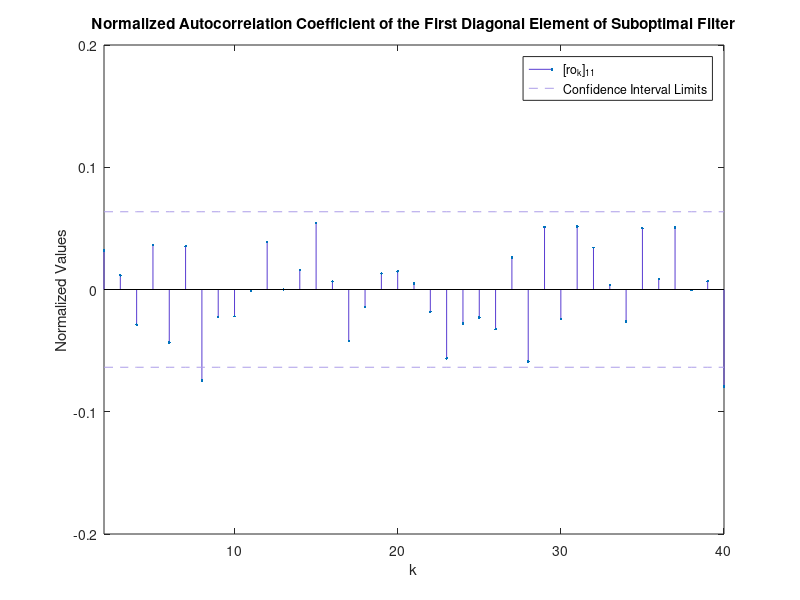
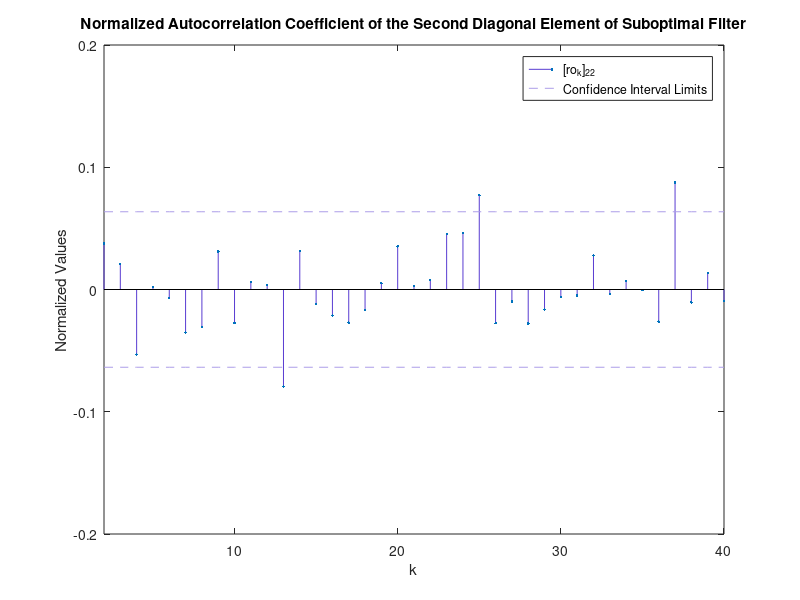

These charts were generated, in order, by the following MATLAB code: (Note: this script raises an error after producing the figures.)
clc
clear 
close all

%Given Information:
phi = [0.75 -1.74 -0.3 0 -0.15; 0.09 0.91 -0.0015 0 -0.008; 0 0 0.95 0 0; 0 0 0 0.55 0; 0 0 0 0 0.905];%Transition Matrix
gamma = [0 0 0; 0 0 0; 24.64 0 0; 0 0.835 0; 0 0 1.83];%Input Matrix
H = [1 0 0 0 1; 0 1 0 1 0];%Output Matrix
Q0 = [0.25 0 0; 0 0.5 0; 0 0 0.75];%Initial Value of Input Covariance Matrix
R0 = [0.4 0; 0 0.6];%Initial Value of Noise Covariance Matrix
N = 950;%Number of Samples
M0 = 1000 * eye(5);%Initial Value of Error Covariance Matrix

%Input Vector's Attributes and Simulation:
meanU = [0; 0; 0];
sigmaU = eye(3);
u = mvnrnd(meanU, sigmaU, N);
u = u.';

%Noise Vector's Attributes and Simulation:
meanV = [0; 0];
sigmaV = eye(2);
v = mvnrnd(meanV, sigmaV, N);
v = v.';

%Initial State:
x0 = normrnd(0, 1, [5,1]);

%State and Measurement Simulation:
x = zeros(5,N);%State Vector
x(:,1) = x0;
z = zeros(2,N);%Measurement Vector
for i=1:N-1
    x(:,i+1) = phi * x(:,i) + gamma * u(:,i);
    z(:,i) = H * x(:,i) + v(:,i);
end

%Suboptimal Kalman Filter:
M = M0;
R = R0;
Q = Q0;
xHat = zeros(5,N);%State Estimator
nu = zeros(2,N);%Innovation Sequence

%Kalman Filter's Updating Equations:
for i=1:N-1
   K = M * (H.')/(H*M*(H.')+R);
   M = phi * (M - K*H*M) * (phi.') + gamma * Q * (gamma.');
   nu(:,i) = z(:,i) - H * xHat(:,i);
   xHat(:,i+1) = phi * (xHat(:,i)+ K * z(:,i) - K * H * xHat(:,i));
end

%Calculating the Approximation of Autocorrelation of Innovation Sequence:
CHatDiag = zeros(40,2);
for k = 1:40
   temp = zeros(2);
   for i = k:N
       temp = temp + nu(:,i) * nu(:,i-k+1).';
   end
   CHatDiag(k,1) = (1/N) * temp(1,1);
   CHatDiag(k,2) = (1/N) * temp(2,2);
end

%ro Calculations for Different Values of k:
ro = zeros(40,2);
ro(:,1) = CHatDiag(:,1)/CHatDiag(1,1);%Normalized Autocorrelation Coefficient of the First Diagonal Element
ro(:,2) = CHatDiag(:,2)/CHatDiag(1,2);%Normalized Autocorrelation Coefficient of the Second Diagonal Element

%First Diagonal Element:
figure
myColor1 = [88 59 209]/255;
myColor2 = [172 157 232]/255;
stem(2:40, ro(2:end,1),'.' ,'Color', myColor1);
hold on
plot(2:40, 1.96/sqrt(N)*ones(39,1), '--', 'Color', myColor2);%95 Percent Confidence Upper Limit
plot(2:40, -1.96/sqrt(N)*ones(39,1), '--', 'Color', myColor2);%95 Percent Confidence Lower Limit
xlim([2 40]);
ylim([-0.2 0.2]);
xlabel('k');
ylabel('Normalized Values');
legend('[ro_k]_1_1', 'Confidence Interval Limits');
title("Normalized Autocorrelation Coefficient of the First Diagonal Element of Suboptimal Filter"); 

%Number of Samples Outside 95 Percent Confidence Interval:
counter = 0;
for i=1:40
    if abs(ro(i,1)) > 1.96/sqrt(N)
       counter = counter + 1; 
    end
end
fprintf('The number of samples outside 95 percent confidence interval for the first diagonal element of suboptimal filter is %d \n',counter);

%Second Diagonal Element:
figure
stem(2:40, ro(2:end,2),'.' ,'Color', myColor1);
hold on
plot(2:40, 1.96/sqrt(N)*ones(39,1), '--', 'Color', myColor2);%95 Percent Confidence Upper Limit
plot(2:40, -1.96/sqrt(N)*ones(39,1), '--', 'Color', myColor2);%95 Percent Confidence Lower Limit
xlim([2 40]);
ylim([-0.2 0.2]);
xlabel('k');
ylabel('Normalized Values');
legend('[ro_k]_2_2', 'Confidence Interval Limits');
title("Normalized Autocorrelation Coefficient of the Second Diagonal Element of Suboptimal Filter"); 

%Number of Samples Outside 95 Percent Confidence Interval:
counter = 0;
for i=1:40
    if abs(ro(i,2)) > 1.96/sqrt(N)
       counter = counter + 1; 
    end
end
fprintf('The number of samples outside 95 percent confidence interval for the second diagonal element of suboptimal filter is %d \n',counter);

%%
%Calculating Approximarion of Q and R for the Same Batch of Data:
syms q1Hat q2Hat q3Hat left1 left2 left3 right1 right2 right3

%Initial Values:
M = M0;
R = R0;
Q = Q0;

r1 = zeros(4,1);
r2 = zeros(4,1);
q1 = zeros(4,1);
q2 = zeros(4,1);
q3 = zeros(4,1);
L = zeros(4,1);
estiMSE = zeros(4,1);
MSE = zeros(4,1);

leftEquations = [left1; left2; left3];
rightEquations = [right1; right2; right3];

%Iteration on the Same Data Batch 
for iter=1:4
   
    xHat = zeros(5,N);%State Estimator
    nu = zeros(2,N);%Innovation Sequence
    %Kalman Filter's Updating Equations:
    for i=1:N-1
       K = M * (H.')/(H*M*(H.')+R);
       M = phi * (M - K*H*M) * (phi.') + gamma * Q * (gamma.');
       nu(:,i) = z(:,i) - H * xHat(:,i);
       xHat(:,i+1) = phi * (xHat(:,i)+ K * z(:,i) - K * H * xHat(:,i));
    end

    %Calculating an Estimate of Actual Mean-Square Error:
    temp = 0;
    for i=1:N
       temp = temp + ((x(:,i)-xHat(:,i)).') * (x(:,i)-xHat(:,i));
    end
    estiMSE(iter,1) = (1/N) * temp;

    %Calculating MSE Based on Up-to-Now Updates:
    MSE(iter,1) = trace(M);

    %Likelihood Function Calculation:
    temp = 0;
    for i=1:N
        temp = temp + (nu(:,i).') * inv(H*M*(H.')+R) * nu(:,i);
    end
    L(iter,1) = (-1/N) * temp  - log(det(H*M*(H.')+R));

    %Calculating the Approximation of Autocorrelation of Innovation Sequence:
    CHat = zeros(12,2);
    for n=1:2:11
        temp = zeros(2);
        for i=floor(n/2):N-1
            temp = temp + nu(:,i+1) * nu(:,i-floor(n/2)+1).';
        end
        CHat(n:n+1,:) = (1/N) * temp;
    end

    %Caclculating an Estimate of MHT:
    A = [H*phi; H*phi*(eye(5)-K*H)*phi; H*(phi*(eye(5)-K*H))^2*phi; H*(phi*(eye(5)-K*H))^3*phi; H*(phi*(eye(5)-K*H))^4*phi];
    APsuedo = pinv(A);
    MHTHat = K * CHat(1:2,:) + APsuedo * CHat(3:end,:);

    for k=1:5
        %Calculating an Estimate of Q:
        QHat = [q1Hat 0 0; 0 q2Hat 0; 0 0 q3Hat];
        %Equation 28 Left-Hand Side:
        left = 0;
        for j=0:k-1
           left = left + H * (phi^j) * gamma * QHat * (gamma.') * ((inv(phi^(k-j))).') * (H.');
        end

        %Equation 28 Right-Hand Side:
        right = 0;
        omegaHat = phi * (-K*(MHTHat.')-MHTHat*(K.')+K*CHat(1:2,:)*(K.')) * (phi.');
        for j =0:k-1
           right = right - H * (phi^j) * omegaHat * ((inv(phi^(k-j))).') * (H.');
        end
        right = right + (MHTHat.') * ((inv(phi^k)).') * (H.') - H * (phi^k) * MHTHat;

        if k==1
            leftEquations(1,1) = left(1,1);
            leftEquations(2,1) = left(2,2);

            rightEquations(1,1) = right(1,1);
            rightEquations(2,1) = right(2,2);

        elseif k==5
            leftEquations(3,1) = left(1,1);

            rightEquations(3,1) = right(1,1);
        end
    end

    %Solving the Linear Equations:
    eq1 = leftEquations(1,1) == rightEquations(1,1);
    eq2 = leftEquations(2,1) == rightEquations(2,1);
    eq3 = leftEquations(3,1) == rightEquations(3,1);

    %Values of q1, q2 and q3:
    solutions = solve([eq1, eq2, eq3], [q1Hat, q2Hat, q3Hat]);
    
    QHatSol = [double(solutions.q1Hat) 0 0; 0 double(solutions.q2Hat) 0; 0 0 double(solutions.q3Hat)];
    q1(iter,1) = double(solutions.q1Hat);
    q2(iter,1) = double(solutions.q2Hat);
    q3(iter,1) = double(solutions.q3Hat);
    
    %Calculating an Estimation of R:
    RHat = CHat(1:2,:) - H * MHTHat;
    RHat = [RHat(1,1) 0; 0 RHat(2,2)];
    r1(iter,1) = RHat(1,1);
    r2(iter,1) = RHat(2,2);
    
    R = RHat;
    Q = QHatSol;
end    

fprintf('The calculated value for r1 for 4 iterations on the same batch of data is: \n');
disp(r1);
fprintf('\n');

fprintf('The calculated value for r2 for 4 iterations on the same batch of data is: \n');
disp(r2);
fprintf('\n');

fprintf('The calculated value for q1 for 4 iterations on the same batch of data is: \n');
disp(q1);
fprintf('\n');

fprintf('The calculated value for q2 for 4 iterations on the same batch of data is: \n');
disp(q2);
fprintf('\n');

fprintf('The calculated value for q3 for 4 iterations on the same batch of data is: \n');
disp(q3);
fprintf('\n');

fprintf('The calculated value for likelihood function for 4 iterations on the same batch of data is: \n');
disp(L);
fprintf('\n');

fprintf('The calculated value for the actual value of MSE for 4 iterations on the same batch of data is: \n');
disp(estiMSE);
fprintf('\n');

fprintf('The calculated value for the calculated MSE for 4 iterations on the same batch of data is: \n');
disp(MSE);
fprintf('\n');

%Check Use Simulation:
QGoal = eye(3);
RGoal = eye(2);

xHat = zeros(5,N);%State Estimator
nu = zeros(2,N);%Innovation Sequence
%Kalman Filter's Updating Equations:
for i=1:N-1
   K = M * (H.')/(H*M*(H.')+RGoal);
   M = phi * (M - K*H*M) * (phi.') + gamma * QGoal * (gamma.');
   nu(:,i) = z(:,i) - H * xHat(:,i);
   xHat(:,i+1) = phi * (xHat(:,i)+ K * z(:,i) - K * H * xHat(:,i));
end

%Calculating an Estimate of Actual Mean-Square Error Based on R and Q of Goal:
temp = 0;
for i=1:N
   temp = temp + ((x(:,i)-xHat(:,i)).') * (x(:,i)-xHat(:,i));
end
estiMSEGoal = (1/N) * temp;

%Calculating MSE Based on Up-to-Now Updates Based on R and Q of Goal:
MSEGoal = trace(M);

%Likelihood Function Calculation Based on R and Q of Goal:
temp = 0;
for i=1:N
    temp = temp + (nu(:,i).') * inv(H*M*(H.')+R) * nu(:,i);
end
LGoal = (-1/N) * temp  - log(det(H*M*(H.')+R));

fprintf('The check set value for likelihood function is: \n');
disp(LGoal);
fprintf('\n');

fprintf('The check set value for the actual value of MSE is: \n');
disp(estiMSEGoal);
fprintf('\n');

fprintf('The check set value for the calculated MSE is: \n');
disp(MSEGoal);
fprintf('\n');

%%

clc
close all
M = M0;
%Kalman Filter's Updating Equations:
for i=1:N-1
   K = M * (H.')/(H*M*(H.')+R);
   M = phi * (M - K*H*M) * (phi.') + gamma * Q * (gamma.');
   nu(:,i) = z(:,i) - H * xHat(:,i);
   xHat(:,i+1) = phi * (xHat(:,i)+ K * z(:,i) - K * H * xHat(:,i));
end

%Calculating the Approximation of Autocorrelation of Innovation Sequence:
CHatDiag = zeros(40,2);
for k = 1:40
   temp = zeros(2);
   for i = k:N
       temp = temp + nu(:,i) * nu(:,i-k+1).';
   end
   CHatDiag(k,1) = (1/N) * temp(1,1);
   CHatDiag(k,2) = (1/N) * temp(2,2);
end

%ro Calculations for Different Values of k:
ro = zeros(40,2);
ro(:,1) = CHatDiag(:,1)/CHatDiag(1,1);%Normalized Autocorrelation Coefficient of the First Diagonal Element
ro(:,2) = CHatDiag(:,2)/CHatDiag(1,2);%Normalized Autocorrelation Coefficient of the Second Diagonal Element

%First Diagonal Element:
figure
myColor1 = [88 59 209]/255;
myColor2 = [172 157 232]/255;
stem(2:40, ro(2:end,1),'.' ,'Color', myColor1);
hold on
plot(2:40, 1.96/sqrt(N)*ones(39,1), '--', 'Color', myColor2);%95 Percent Confidence Upper Limit
plot(2:40, -1.96/sqrt(N)*ones(39,1), '--', 'Color', myColor2);%95 Percent Confidence Lower Limit
xlim([2 40]);
ylim([-0.2 0.2]);
xlabel('k');
ylabel('Normalized Values');
legend('[ro_k]_1_1', 'Confidence Interval Limits');
title("Normalized Autocorrelation Coefficient of the First Diagonal Element of Optimal Filter"); 

%Number of Samples Outside 95 Percent Confidence Interval:
counter = 0;
for i=2:40
    if abs(ro(i,1)) > 1.96/sqrt(N)
       counter = counter + 1; 
    end
end
fprintf('The number of samples outside 95 percent confidence interval for the first diagonal element of optimal filter is %d \n',counter);

%Second Diagonal Element:
figure
stem(2:40, ro(2:end,2),'.' ,'Color', myColor1);
hold on
plot(2:40, 1.96/sqrt(N)*ones(39,1), '--', 'Color', myColor2);%95 Percent Confidence Upper Limit
plot(2:40, -1.96/sqrt(N)*ones(39,1), '--', 'Color', myColor2);%95 Percent Confidence Lower Limit
xlim([2 40]);
ylim([-0.2 0.2]);
xlabel('k');
ylabel('Normalized Values');
legend('[ro_k]_2_2', 'Confidence Interval Limits');
title("Normalized Autocorrelation Coefficient of the Second Diagonal Element of Optimal Filter"); 

%Number of Samples Outside 95 Percent Confidence Interval:
counter = 0;
for i=2:40
    if abs(ro(i,2)) > 1.96/sqrt(N)
       counter = counter + 1; 
    end
end
fprintf('The number of samples outside 95 percent confidence interval for the second diagonal element of optimal filter is %d \n',counter);

%%
clc
clear 
close all

%Given Information:
phi = [0.75 -1.74 -0.3 0 -0.15; 0.09 0.91 -0.0015 0 -0.008; 0 0 0.95 0 0; 0 0 0 0.55 0; 0 0 0 0 0.905];%Transition Matrix
gamma = [0 0 0; 0 0 0; 24.64 0 0; 0 0.835 0; 0 0 1.83];%Input Matrix
H = [1 0 0 0 1; 0 1 0 1 0];%Output Matrix
Q0 = [0.25 0 0; 0 0.5 0; 0 0 0.75];%Initial Value of Input Covariance Matrix
R0 = [0.4 0; 0 0.6];%Initial Value of Noise Covariance Matrix
N = 950;%Number of Samples
M0 = 1000 * eye(5);%Initial Value of Error Covariance Matrix

%Input Vector's Attributes and Simulation:
meanU = [0; 0; 0];
sigmaU = eye(3);
u = mvnrnd(meanU, sigmaU, 10*N);
u = u.';

%Noise Vector's Attributes and Simulation:
meanV = [0; 0];
sigmaV = eye(2);
v = mvnrnd(meanV, sigmaV, 10*N);
v = v.';

%Initial State:
x0 = normrnd(0, 1, [5,1]);

%State and Measurement Simulation:
x = zeros(5,10*N);%State Vector
x(:,1) = x0;
z = zeros(2,10*N);%Measurement Vector
for i=1:10*N-1
    x(:,i+1) = phi * x(:,i) + gamma * u(:,i);
    z(:,i) = H * x(:,i) + v(:,i);
end

%Suboptimal Kalman Filter:
M = M0;
R = R0;
Q = Q0;

r1 = zeros(10,1);
r2 = zeros(10,1);
q1 = zeros(10,1);
q2 = zeros(10,1);
q3 = zeros(10,1);
L = zeros(10,1);
estiMSE = zeros(10,1);
MSE = zeros(10,1);

%Iteration on 10 Data Batches
for iter=1:10
    
    xHat = zeros(5,N);%State Estimator
    nu = zeros(2,N);%Innovation Sequence

    %Kalman Filter's Updating Equations:
    for i=(iter-1)*N+1:iter*N-1
       K = M * (H.')/(H*M*(H.')+R);
       M = phi * (M - K*H*M) * (phi.') + gamma * Q * (gamma.');
       nu(:,i-(iter-1)*N) = z(:,i) - H * xHat(:,i-(iter-1)*N);
       xHat(:,i+1-(iter-1)*N) = phi * (xHat(:,i-(iter-1)*N)+ K * z(:,i) - K * H * xHat(:,i-(iter-1)*N));
    end

    %Calculating Approximarion of Q and R for the Same Batch of Data:
    syms q1Hat q2Hat q3Hat left1 left2 left3 right1 right2 right3

    leftEquations = [left1; left2; left3];
    rightEquations = [right1; right2; right3];

    %Calculating an Estimate of Actual Mean-Square Error:
    temp = 0;
    for i=1:N
       temp = temp + ((x(:,i)-xHat(:,i)).') * (x(:,i)-xHat(:,i));
    end
    estiMSE(iter,1) = (1/N) * temp;

    %Calculating MSE Based on Up-to-Now Updates:
    MSE(iter,1) = trace(M);

    %Likelihood Function Calculation:
    temp = 0;
    for i=1:N
        temp = temp + (nu(:,i).') * inv(H*M*(H.')+R) * nu(:,i);
    end
    L(iter,1) = (-1/N) * temp  - log(det(H*M*(H.')+R));

    %Calculating the Approximation of Autocorrelation of Innovation Sequence:
    CHat = zeros(12,2);
    for n=1:2:11
        temp = zeros(2);
        for i=floor(n/2):N-1
            temp = temp + nu(:,i+1) * nu(:,i-floor(n/2)+1).';
        end
        CHat(n:n+1,:) = (1/N) * temp;
    end

    %Caclculating an Estimate of MHT:
    A = [H*phi; H*phi*(eye(5)-K*H)*phi; H*(phi*(eye(5)-K*H))^2*phi; H*(phi*(eye(5)-K*H))^3*phi; H*(phi*(eye(5)-K*H))^4*phi];
    APsuedo = pinv(A);
    MHTHat = K * CHat(1:2,:) + APsuedo * CHat(3:end,:);

    for k=1:5
        %Calculating an Estimate of Q:
        QHat = [q1Hat 0 0; 0 q2Hat 0; 0 0 q3Hat];
        %Equation 28 Left-Hand Side:
        left = 0;
        for j=0:k-1
           left = left + H * (phi^j) * gamma * QHat * (gamma.') * ((inv(phi^(k-j))).') * (H.');
        end

        %Equation 28 Right-Hand Side:
        right = 0;
        omegaHat = phi * (-K*(MHTHat.')-MHTHat*(K.')+K*CHat(1:2,:)*(K.')) * (phi.');
        for j =0:k-1
           right = right - H * (phi^j) * omegaHat * ((inv(phi^(k-j))).') * (H.');
        end
        right = right + (MHTHat.') * ((inv(phi^k)).') * (H.') - H * (phi^k) * MHTHat;

        if k==1
            leftEquations(1,1) = left(1,1);
            leftEquations(2,1) = left(2,2);

            rightEquations(1,1) = right(1,1);
            rightEquations(2,1) = right(2,2);

        elseif k==5
            leftEquations(3,1) = left(1,1);

            rightEquations(3,1) = right(1,1);
        end
    end

    %Solving the Linear Equations:
    eq1 = leftEquations(1,1) == rightEquations(1,1);
    eq2 = leftEquations(2,1) == rightEquations(2,1);
    eq3 = leftEquations(3,1) == rightEquations(3,1);
    
    %VAlues of q1, q2, and q3:
    solutions = solve([eq1, eq2, eq3], [q1Hat, q2Hat, q3Hat]);
    
    %Calculating an Estimate of R:
    RHat = CHat(1:2,:) - H * MHTHat;
    
    %Updating R an Q's Estimators Based on Last Iteration Values:
    if iter==1
        q1(iter,1) = Q0(1,1) + (double(solutions.q1Hat)-Q0(1,1))/(iter+1);
        q2(iter,1) = Q0(2,2) + (double(solutions.q2Hat)-Q0(2,2))/(iter+1);
        q3(iter,1) = Q0(3,3) + (double(solutions.q3Hat)-Q0(3,3))/(iter+1);
        
        r1(iter,1) = R0(1,1) + (RHat(1,1)-R0(1,1))/(iter+1);
        r2(iter,1) = R0(2,2) + (RHat(2,2)-R0(2,2))/(iter+1);
        
    else
        q1(iter,1) = q1(iter-1,1) + (double(solutions.q1Hat)-q1(iter-1,1))/(iter+1);
        q2(iter,1) = q2(iter-1,1) + (double(solutions.q2Hat)-q2(iter-1,1))/(iter+1);
        q3(iter,1) = q3(iter-1,1) + (double(solutions.q3Hat)-q3(iter-1,1))/(iter+1);
        
        r1(iter,1) = r1(iter-1,1) + (RHat(1,1)-r1(iter-1,1))/(iter+1);
        r2(iter,1) = r2(iter-1,1) + (RHat(2,2)-r2(iter-1,1))/(iter+1); 
    end

    R = [r1(iter,1) 0; 0 r2(iter,1)];
    Q = [q1(iter,1) 0 0; 0 q2(iter,1) 0; 0 0 q3(iter,1)];

end


myColor1 = [88 59 209]/255;
myColor2 = [172 157 232]/255;

batchIndex = 0:10;
batchLen = length(batchIndex);

figure
r1 = [0.4; r1];
plot(batchIndex, r1,'.-' ,'Color', myColor1);
hold on
plot(batchIndex, ones(batchLen,1), '--', 'Color', myColor2);
hold off
xlabel('Batch Number');
legend('Calculated Value of r_1', 'Actual Value of r_1');

figure
r2 = [0.6; r2];
plot(batchIndex, r2,'.-' ,'Color', myColor1);
hold on
plot(batchIndex, ones(batchLen,1), '--', 'Color', myColor2);
hold off
xlabel('Batch Number');
legend('Calculated Value of r_2', 'Actual Value of r_2');

figure
q1 = [0.25; q1];
plot(batchIndex, q1,'.-' ,'Color', myColor1);
hold on
plot(batchIndex, ones(batchLen,1), '--', 'Color', myColor2);
hold off
xlabel('Batch Number');
legend('Calculated Value of q_1', 'Actual Value of q_1');

figure
q2 = [0.5; q2];
plot(batchIndex, q2,'.-' ,'Color', myColor1);
hold on
plot(batchIndex, ones(batchLen,1), '--', 'Color', myColor2);
hold off
xlabel('Batch Number');
legend('Calculated Value of q_2', 'Actual Value of q_2');

figure
q3 = [0.75; q3];
plot(batchIndex, q3,'.-' ,'Color', myColor1);
hold on
plot(batchIndex, ones(batchLen,1), '--', 'Color', myColor2);
hold off
xlabel('Batch Number');
legend('Calculated Value of q_3', 'Actual Value of q_3');

